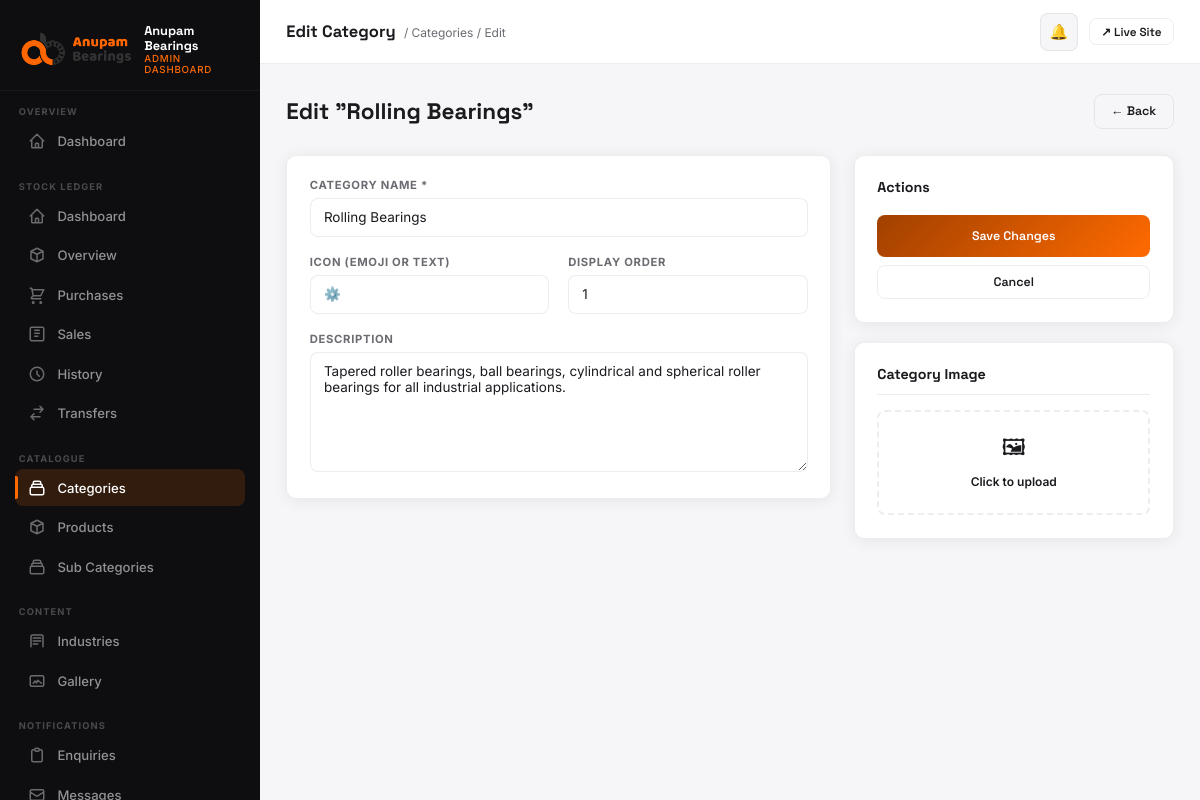
The app's page /dashboard/categories/1/edit/ (signed in) with its own data.
### products/models.py (models this page shows, shortened)
class Category(models.Model):
    name = models.CharField(max_length=200)
    slug = models.SlugField(unique=True)
    description = models.TextField(blank=True)
    icon = models.CharField(max_length=100, blank=True, help_text="Icon class or emoji")
    image = models.ImageField(upload_to='categories/', blank=True, null=True)
    order = models.IntegerField(default=0)
    class Meta:
        verbose_name_plural = 'Categories'
        ordering = ['order', 'name']

### dashboard/views.py (the view, shortened to what this page needs)
# urls.py: path('categories/<int:pk>/edit/',        views.category_edit,           name='category_edit'),
@login_required(login_url='/dashboard/login/')
@staff_required
@role_required(UserProfile.ADMIN)
def category_edit(request, pk):
    category = get_object_or_404(Category, pk=pk)
    return render(request, 'dashboard/category_form.html', {'category': category})

### core/context_processors.py (called while the page is built)
def seo(request):
    return build_seo_context(request)

### core/seo.py (called while the page is built)
def site_url() -> str:
    return getattr(settings, 'SITE_URL', 'https://anupambearings.com').rstrip('/')

def absolute_url(path: str) -> str:
    if not path:
        return site_url()
    parsed = urlsplit(path)
    if parsed.scheme:
        return path
    if path.startswith('/'):
        return f'{site_url()}{path}'
    return f"{site_url()}/{path.lstrip('/')}"

def build_canonical_url(request, *, path: str | None = None) -> str:
    canonical_path = path if path is not None else request.path
    return absolute_url(canonical_path)

def _serialize_schema(schema: dict) -> str:
    return json.dumps(schema, ensure_ascii=False, separators=(',', ':'))

def website_schema() -> dict:
    return {
        '@context': 'https://schema.org',
        '@type': 'WebSite',
        '@id': f'{site_url()}#website',
        'url': site_url(),
        'name': SITE_NAME,
        'alternateName': 'Anupam Bearings India',
        'description': SITE_DESCRIPTION,
        'publisher': {'@id': f'{site_url()}#organization'},
        'potentialAction': {
            '@type': 'SearchAction',
            'target': {
                '@type': 'EntryPoint',
                'urlTemplate': f'{site_url()}/products/?q={{search_term_string}}',
            },
            'query-input': 'required name=search_term_string',
        },
    }

### stock_ledger/context_processors.py (called while the page is built, shortened)
def dashboard_role(request):
    user = getattr(request, 'user', None)
    if not user or not user.is_authenticated or not user.is_staff:
        return {}
    profile = getattr(user, 'stock_profile', None)
    if profile is None:
        return {}
    return {
        'dash_role': profile.role,
        'dash_branch': profile.branch,
    }

def low_stock_alert(request):
    user = getattr(request, 'user', None)
    if not user or not user.is_authenticated or not user.is_staff:
        return {'show_low_stock_modal': False}
    profile = getattr(user, 'stock_profile', None)
    if profile is None or profile.role not in (UserProfile.ADMIN, UserProfile.BRANCH_STAFF):
        return {'show_low_stock_modal': False}
    if request.session.get('low_stock_alert_shown'):
        return {'show_low_stock_modal': False}

### templates/dashboard/category_form.html (shortened to what this page needs)
{% extends "dashboard/base.html" %}
{% block page_title %}{% if category %}Edit Category{% else %}Add Category{% endif %}{% endblock %}
{% block breadcrumb %}<span class="topbar-breadcrumb">/ <a href="{% url 'dashboard:categories' %}" style="color:var(--muted);text-decoration:none;">Categories</a> / {% if category %}Edit{% else %}New{% endif %}</span>{% endblock %}
{% block nav_cats %}active{% endblock %}
{% block content %}
<div class="page-header">
  <div class="page-header-left">
    <h1>{% if category %}Edit "{{ category.name }}"{% else %}Add New Category{% endif %}</h1>
  </div>
  <a href="{% url 'dashboard:categories' %}" class="btn btn-ghost">← Back</a>
</div>
<form method="POST" enctype="multipart/form-data">
  <div style="display:grid;grid-template-columns:1fr 320px;gap:1.5rem;align-items:start;">
    <div class="card card-pad">
      <div class="form-grid">
        <div class="form-group">
          <label>Category Name *</label>
          <input class="form-input" type="text" name="name" required value="{{ category.name|default:'' }}" placeholder="e.g. Rolling Bearings"/>
        </div>
        <div class="form-row">
          <div class="form-group">
            <label>Icon (emoji or text)</label>
            <input class="form-input" type="text" name="icon" value="{{ category.icon|default:'' }}" placeholder="e.g. ⚙️"/>
          </div>
          <div class="form-group">
            <label>Display Order</label>
            <input class="form-input" type="number" name="order" value="{{ category.order|default:0 }}" min="0" max="100"/>
          </div>
        </div>
        <div class="form-group">
          <label>Description</label>
          <textarea class="form-input" name="description" placeholder="Describe this product category…" style="min-height:120px;">{{ category.description|default:'' }}</textarea>
        </div>
      </div>
    </div>
    <div style="display:flex;flex-direction:column;gap:1.25rem;">
      <div class="card card-pad">
        <h3 style="font-family:var(--font-d);font-size:0.95rem;font-weight:700;margin-bottom:1.25rem;">Actions</h3>
        <button type="submit" class="btn btn-primary" style="width:100%;justify-content:center;padding:0.875rem;">
          {% if category %}Save Changes{% else %}Add Category{% endif %}
        </button>
        <a href="{% url 'dashboard:categories' %}" class="btn btn-ghost" style="width:100%;justify-content:center;margin-top:0.5rem;">Cancel</a>
      </div>
      <div class="card card-pad">
        <h3 style="font-family:var(--font-d);font-size:0.95rem;font-weight:700;margin-bottom:1rem;padding-bottom:0.75rem;border-bottom:1px solid var(--border);">Category Image</h3>
        <div style="border:2px dashed var(--border);border-radius:8px;padding:1.25rem;text-align:center;cursor:pointer;" onclick="document.getElementById('cat-img').click()">
          <div style="font-size:1.5rem;margin-bottom:0.35rem;">🖼</div>
          <div style="font-size:0.8rem;font-weight:600;">Click to upload</div>
        </div>
      </div>
    </div>
  </div>
</form>
{% endblock %}

### templates/dashboard/base.html (style rules this page uses)
*, *::before, *::after { box-sizing: border-box; margin: 0; padding: 0; }
:root { --orange: #ff6a00; --orange-dk: #a14000; --surface: #f6f5f7; --card: #ffffff; --sidebar-bg: #0e0e11; --sidebar-w: 260px; --on: #1b1b1f; --muted: #6b6b72; --border: rgba(0,0,0,0.07); --grad: linear-gradient(135deg,#a14000 0%,#ff6a00 100%); --radius: 10px; --shadow: 0 2px 16px rgba(0,0,0,0.07); --shadow-lg: 0 8px 40px rgba(0,0,0,0.12); --font-d: 'Space Grotesk', sans-serif; --font-b: 'Inter', sans-serif; }
html { font-size: 15px; -webkit-font-smoothing: antialiased; }
body { font-family: var(--font-b); background: var(--surface); color: var(--on); display: flex; min-height: 100vh; overflow-x: hidden; }
.topbar-breadcrumb { font-size: 0.8rem; color: var(--muted); margin-left: 4px; }
.page-header { display: flex; align-items: center; justify-content: space-between; margin-bottom: 1.75rem; gap: 1rem; flex-wrap: wrap; }
.page-header-left h1 { font-family: var(--font-d); font-size: 1.5rem; font-weight: 700; }
.card { background: var(--card); border-radius: var(--radius); border: 1px solid var(--border); box-shadow: var(--shadow); }
.card-pad { padding: 1.5rem; }
.btn { display: inline-flex; align-items: center; gap: 0.4rem; padding: 0.55rem 1.1rem; border-radius: 8px; font-family: var(--font-d); font-size: 0.83rem; font-weight: 600; cursor: pointer; border: none; text-decoration: none; transition: all 0.18s; }
.btn-primary { background: var(--grad); color: #fff; }
.btn-ghost { background: transparent; color: var(--on); border: 1px solid var(--border); }
.form-grid { display: grid; gap: 1.25rem; }
.form-row { display: grid; grid-template-columns: 1fr 1fr; gap: 1.25rem; }
.form-group label { display: block; font-size: 0.75rem; font-weight: 700; letter-spacing: 0.06em; text-transform: uppercase; color: var(--muted); margin-bottom: 0.35rem; }
.form-input { width: 100%; padding: 0.7rem 0.875rem; border: 1px solid var(--border); border-radius: 8px; font-family: var(--font-b); font-size: 0.9rem; color: var(--on); background: var(--card); outline: none; transition: border-color 0.18s, box-shadow 0.18s; }
textarea.form-input { min-height: 100px; resize: vertical; }

### records on screen
Category: name "Rolling Bearings", icon "⚙️", order "1", description "Tapered roller bearings, ball bearings, cylindrical and spherical roller bearings for all industrial applications."
